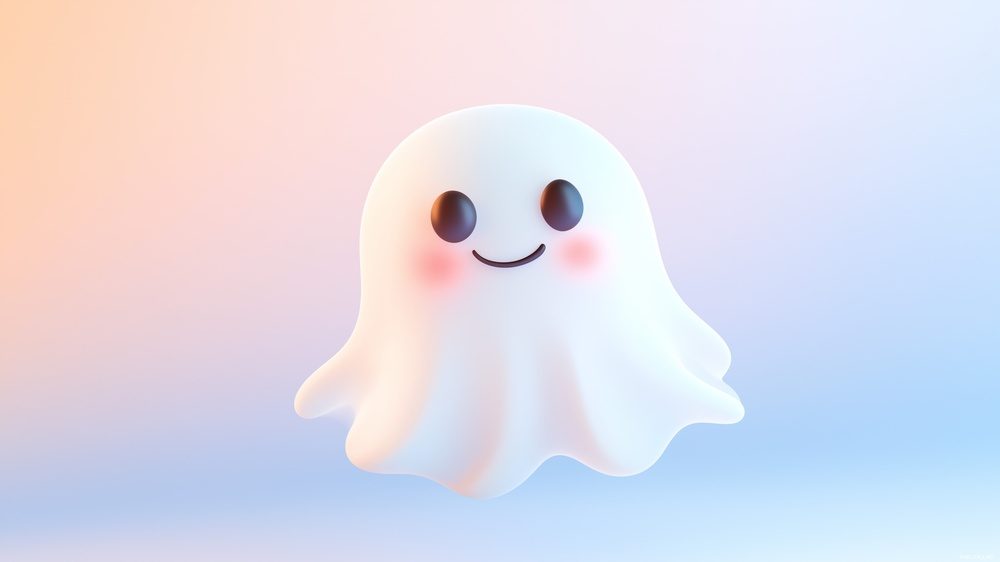
#> input picture IMAGE_WATERMARKER/image.jpg, 1000 x 562 px, shrunk from 3840 x 2160 before the run
$ python Meme_generator.py ../IMAGE_WATERMARKER/image.jpg ../IMAGE_WATERMARKER/image.jpg ../IMAGE_WATERMARKER/image.jpg out.png
#> lines starting #> are read from the running program, lines starting #| are printed output that depends on the picture
from PIL import Image, ImageDraw, ImageFont
import requests
from io import BytesIO
import sys

def load_image(image_path):
    """Load image from file or URL."""
#> called with image_path = '../IMAGE_WATERMARKER/image.jpg'
    try:
        if image_path.startswith('http'):
            response = requests.get(image_path)
            response.raise_for_status()
            img = Image.open(BytesIO(response.content))
        else:
            img = Image.open(image_path)
#> img is the input picture: PIL image 1000x562 RGB; mean R, G, B 223.9, 221.2, 233.4
        return img.convert('RGB')
    except Exception as e:
        print(f"Error loading image: {e}")
        return None

def add_captions(img, top_text, bottom_text, font_size=40):
    """Add top and bottom captions to image."""
#> called with top_text = '../IMAGE_WATERMARKER/image.jpg', bottom_text = '../IMAGE_WATERMARKER/image.jpg', font_size = 40
    draw = ImageDraw.Draw(img)

    # Try to use a default font, fallback to basic
    try:
        font = ImageFont.truetype("arial.ttf", font_size)
    except:
        font = ImageFont.load_default()

    # Get image dimensions
    width, height = img.size
#> width = 1000; height = 562

    # Text wrapping function
    def wrap_text(text, font, max_width):
#> called with text = '../IMAGE_WATERMARKER/IMAGE.JPG', max_width = 980
        lines = []
        words = text.split()
        current_line = ""
        for word in words:
            test_line = current_line + word + " "
            bbox = draw.textbbox((0, 0), test_line, font=font)
            if bbox[2] > max_width:
                if current_line:
                    lines.append(current_line.strip())
                    current_line = word + " "
                else:
                    lines.append(word)
            else:
                current_line = test_line
#> this loop made 1 pass
#> bbox on pass 1: (0, 8, 731, 47)
#> after the loop, lines = []
        if current_line:
            lines.append(current_line.strip())
        return lines

    # Top text
    top_lines = wrap_text(top_text.upper(), font, width - 20)
#> top_lines = ['../IMAGE_WATERMARKER/IMAGE.JPG']
    y_offset = 10
    for line in top_lines:
        bbox = draw.textbbox((0, 0), line, font=font)
        text_width = bbox[2] - bbox[0]
        x = (width - text_width) / 2
        draw.text((x, y_offset), line, fill='white', font=font, stroke_width=2, stroke_fill='black')
        y_offset += font_size + 5
#> this loop made 1 pass
#> (line, bbox, text_width, x, y_offset) on pass 1: ('../IMAGE_WATERMARKER/IMAGE.JPG', (0, 8, 719, 47), 719, 140.5, 55)
#> after the loop, y_offset = 55

    # Bottom text
    bottom_lines = wrap_text(bottom_text.upper(), font, width - 20)
#> the loop in wrap_text (call 2), `for word in words:` made 1 pass
#> bottom_lines = ['../IMAGE_WATERMARKER/IMAGE.JPG']
    y_offset = height - (len(bottom_lines) * (font_size + 5)) - 10
#> y_offset = 507
    for line in bottom_lines:
        bbox = draw.textbbox((0, 0), line, font=font)
        text_width = bbox[2] - bbox[0]
        x = (width - text_width) / 2
        draw.text((x, y_offset), line, fill='white', font=font, stroke_width=2, stroke_fill='black')
        y_offset += font_size + 5
#> this loop made 1 pass
#> (line, bbox, text_width, x, y_offset) on pass 1: ('../IMAGE_WATERMARKER/IMAGE.JPG', (0, 8, 719, 47), 719, 140.5, 552)
#> after the loop, y_offset = 552

    return img

def main():
    if len(sys.argv) < 4:
        print("Usage: python meme_generator.py <image_path_or_url> <top_text> <bottom_text> [output_path]")
        return

    image_path = sys.argv[1]
    top_text = sys.argv[2]
    bottom_text = sys.argv[3]
    output_path = sys.argv[4] if len(sys.argv) > 4 else "meme_output.jpg"

    img = load_image(image_path)
    if img:
        meme = add_captions(img, top_text, bottom_text)
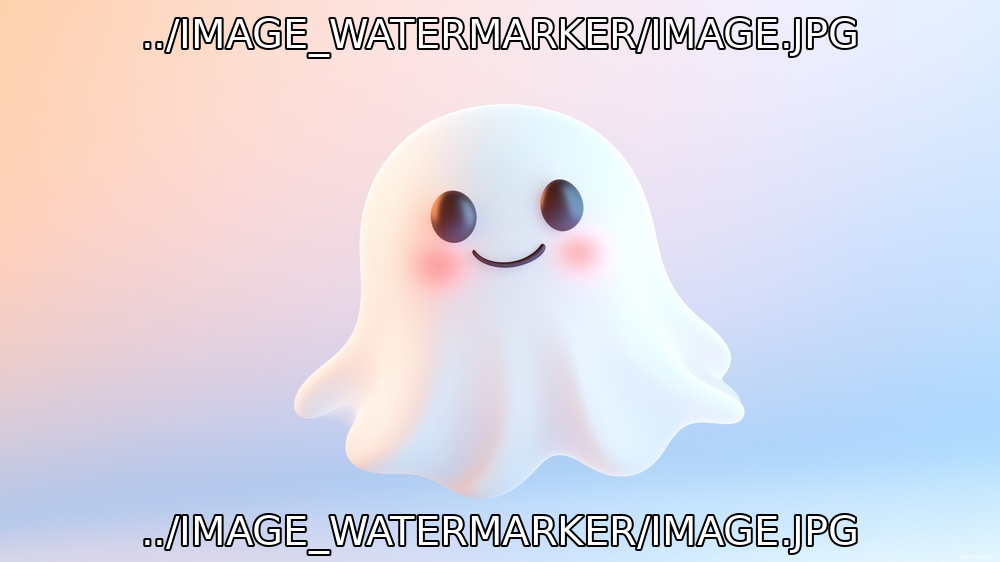
#> meme: PIL image 1000x562 RGB; mean R, G, B 218.3, 215.6, 227
        meme.save(output_path)
        print(f"Meme saved as {output_path}")
    else:
        print("Failed to create meme.")

if __name__ == "__main__":
    main()
